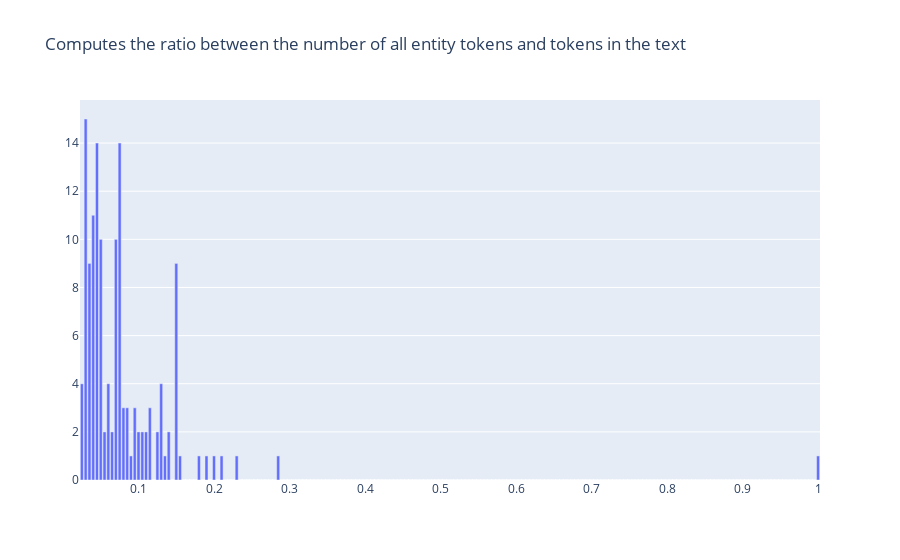

Write notebook code for a chart like this one.
### Code cell
from argilla.metrics.token_classification import entity_density

entity_density(name="spacy_sm_wnut17").visualize()

### Figure 1 — Plotly figure (JSON) as saved in the notebook; plotly's stock layout.template omitted (floating-point values rounded to 4 significant figures; data arrays with more than 128 entries replaced by an {"elided": "..."} marker saying what was removed)
{"data": [{"type": "bar", "x": {"elided": "196 float values"}, "y": {"elided": "196 int values"}}], "layout": {"autosize": true, "title": {"text": "Computes the ratio between the number of all entity tokens and tokens in the text"}, "xaxis": {"autorange": true, "range": [0.0225, 1.002], "title": {"text": ""}, "type": "linear"}, "yaxis": {"autorange": true, "range": [0, 15.79], "title": {"text": ""}, "type": "linear"}}}
